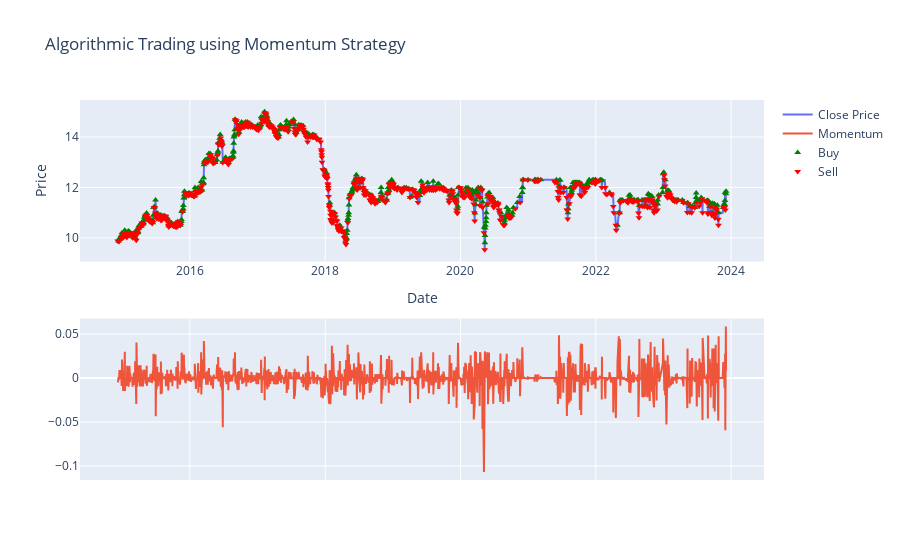

Write notebook code for a chart like this one.
### Code cell
# Creating subplots to show momentum and buying/selling markers
figure = make_subplots(rows=2, cols=1)
figure.add_trace(go.Scatter(x=data.index, 
                         y=data['Close'], 
                         name='Close Price'))
figure.add_trace(go.Scatter(x=data.index, 
                         y=data['momentum'], 
                         name='Momentum', 
                         yaxis='y2'))

# Adding the buy and sell signals
figure.add_trace(go.Scatter(x=data.loc[data['momentum'] > 0].index, 
                         y=data.loc[data['momentum'] > 0]['Close'], 
                         mode='markers', name='Buy', 
                         marker=dict(color='green', symbol='triangle-up')))

figure.add_trace(go.Scatter(x=data.loc[data['momentum'] < 0].index, 
                         y=data.loc[data['momentum'] < 0]['Close'], 
                         mode='markers', name='Sell', 
                         marker=dict(color='red', symbol='triangle-down')))
figure.update_layout(title='Algorithmic Trading using Momentum Strategy',
                  xaxis_title='Date',
                  yaxis_title='Price')
figure.update_yaxes(title="Momentum", secondary_y=True)

### Figure 1 — Plotly figure (JSON) as saved in the notebook; plotly's stock layout.template omitted (floating-point values rounded to 4 significant figures; data arrays with more than 128 entries replaced by an {"elided": "..."} marker saying what was removed)
{"data": [{"name": "Close Price", "type": "scatter", "x": {"elided": "2066 str values"}, "y": {"elided": "2066 float values"}}, {"name": "Momentum", "type": "scatter", "x": {"elided": "2066 str values"}, "y": {"elided": "2066 float values"}, "yaxis": "y2"}, {"marker": {"color": "green", "symbol": "triangle-up"}, "mode": "markers", "name": "Buy", "type": "scatter", "x": {"elided": "580 str values"}, "y": {"elided": "580 float values"}}, {"marker": {"color": "red", "symbol": "triangle-down"}, "mode": "markers", "name": "Sell", "type": "scatter", "x": {"elided": "644 str values"}, "y": {"elided": "644 float values"}}], "layout": {"autosize": true, "title": {"text": "Algorithmic Trading using Momentum Strategy"}, "xaxis": {"anchor": "y", "autorange": true, "domain": [0, 1], "range": ["2014-05-23 03:13:16.1671", "2024-06-21 20:46:43.8329"], "title": {"text": "Date"}, "type": "date"}, "xaxis2": {"anchor": "y2", "domain": [0, 1]}, "yaxis": {"anchor": "x", "autorange": true, "domain": [0.575, 1], "range": [8.855, 15.68], "title": {"text": "Price"}, "type": "linear"}, "yaxis2": {"anchor": "x2", "autorange": true, "domain": [0, 0.425], "range": [-0.116, 0.06775], "type": "linear"}}}
